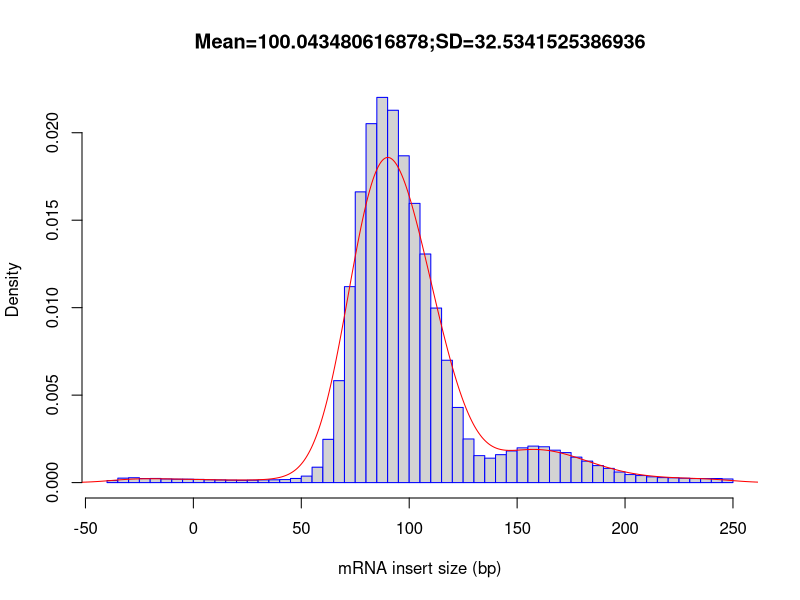

Source code (R):
out_file = 'qc/rseqc/S2.DRSC.14-rep2.inner_distance_freq'
pdf('qc/rseqc/S2.DRSC.14-rep2.inner_distance_freq.inner_distance_plot.pdf')
fragsize=rep(c(-247.5,-242.5,-237.5,-232.5,-227.5,-222.5,-217.5,-212.5,-207.5,-202.5,-197.5,-192.5,-187.5,-182.5,-177.5,-172.5,-167.5,-162.5,-157.5,-152.5,-147.5,-142.5,-137.5,-132.5,-127.5,-122.5,-117.5,-112.5,-107.5,-102.5,-97.5,-92.5,-87.5,-82.5,-77.5,-72.5,-67.5,-62.5,-57.5,-52.5,-47.5,-42.5,-37.5,-32.5,-27.5,-22.5,-17.5,-12.5,-7.5,-2.5,2.5,7.5,12.5,17.5,22.5,27.5,32.5,37.5,42.5,47.5,52.5,57.5,62.5,67.5,72.5,77.5,82.5,87.5,92.5,97.5,102.5,107.5,112.5,117.5,122.5,127.5,132.5,137.5,142.5,147.5,152.5,157.5,162.5,167.5,172.5,177.5,182.5,187.5,192.5,197.5,202.5,207.5,212.5,217.5,222.5,227.5,232.5,237.5,242.5,247.5),times=c(0,0,0,0,0,0,0,0,0,0,0,0,0,0,0,0,0,0,0,0,0,0,0,0,0,0,0,0,0,0,0,0,0,0,0,0,0,0,0,0,0,0,539,1174,1281,1068,1092,954,890,890,851,744,697,640,592,636,713,740,800,1085,1709,4063,11408,26880,51678,76668,94657,101582,98193,86187,73638,60283,46030,32270,19821,11506,7112,6444,7365,8339,9170,9623,9451,8554,7915,6711,5655,4485,3750,2786,2119,1854,1529,1319,1255,1149,1073,1060,1076,957))
frag_sd = sd(fragsize)
frag_mean = mean(fragsize)
frag_median = median(fragsize)
write(x=c("Name","Mean","Median","sd"), sep="	", file=stdout(),ncolumns=4)
write(c(out_file,frag_mean,frag_median,frag_sd),sep="	", file=stdout(),ncolumns=4)
hist(fragsize,probability=T,breaks=100,xlab="mRNA insert size (bp)",main=paste(c("Mean=",frag_mean,";","SD=",frag_sd),collapse=""),border="blue")
lines(density(fragsize,bw=10),col='red')
dev.off()
